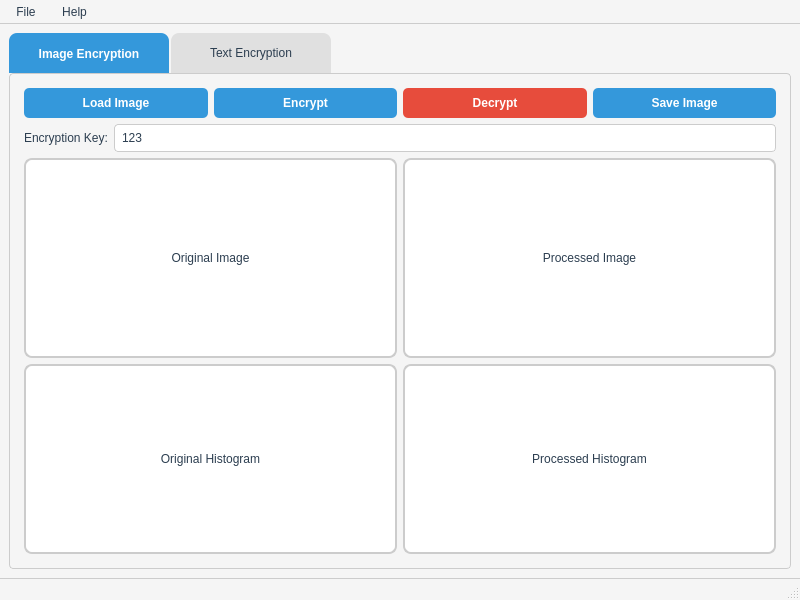
<?xml version="1.0" encoding="UTF-8"?>
<ui version="4.0">
 <class>MainWindow</class>
 <widget class="QMainWindow" name="MainWindow">
  <property name="geometry">
   <rect>
    <x>0</x>
    <y>0</y>
    <width>800</width>
    <height>600</height>
   </rect>
  </property>
  <property name="windowTitle">
   <string>Inkryptor - Encryption Tool</string>
  </property>
  <property name="windowIcon">
   <iconset>
    <normaloff>../../resources/icons/icon.png</normaloff>../../resources/icons/icon.png</iconset>
  </property>
  <property name="styleSheet">
   <string notr="true">
        QMainWindow {
          background-color: #F5F5F5;
          color: #2C3E50;
        }

        QTabWidget::pane {
          border: 1px solid #CCCCCC;
          border-radius: 4px;
          padding: 5px;
          background-color: #F5F5F5;
        }

        QTabBar::tab {
          background-color: #E0E0E0;
          color: #2C3E50;
          border-bottom-left-radius: 0px;
          border-bottom-right-radius: 0px;
          border-top-left-radius: 8px;
          border-top-right-radius: 8px;
          min-width: 140px;
          min-height: 30px;
          padding: 5px 10px;
          margin-right: 2px;
        }

        QTabBar::tab:selected {
          background-color: #3498DB;
          color: white;
          font-weight: bold;
          margin-bottom: -1px;
        }

        QPushButton {
          background-color: #3498DB;
          color: white;
          border-radius: 5px;
          padding: 8px 15px;
          min-width: 80px;
          font-weight: bold;
        }

        QPushButton:hover {
          background-color: #2980B9;
        }

        QPushButton:pressed {
          background-color: #1F618D;
        }

        QLabel {
          color: #2C3E50;
          font-size: 12px;
        }

        QLabel#lblOriginalImage, QLabel#lblProcessedImage,
        QLabel#lblOriginalHistogram, QLabel#lblProcessedHistogram {
          background-color: #FFFFFF;
          border: 2px solid #CCCCCC;
          border-radius: 8px;
        }

        QLineEdit, QSpinBox {
          background-color: #FFFFFF;
          color: #2C3E50;
          border: 1px solid #CCCCCC;
          border-radius: 4px;
          padding: 5px;
        }

        QTextEdit {
          background-color: #FFFFFF;
          color: #2C3E50;
          border: 1px solid #CCCCCC;
          border-radius: 4px;
          padding: 5px;
          font-family: Consolas, monospace;
          font-size: 12px;
        }

        QMenuBar {
          background-color: #F5F5F5;
          color: #2C3E50;
          border-bottom: 1px solid #CCCCCC;
        }

        QMenuBar::item {
          background-color: transparent;
          padding: 5px 10px;
        }

        QMenuBar::item:selected {
          background-color: #3498DB;
          color: white;
        }

        QMenu {
          background-color: #F5F5F5;
          color: #2C3E50;
          border: 1px solid #CCCCCC;
        }

        QMenu::item:selected {
          background-color: #3498DB;
          color: white;
        }

        QStatusBar {
          background-color: #F5F5F5;
          color: #2C3E50;
          border-top: 1px solid #CCCCCC;
        }

        #btnDecryptImage, #btnDecryptText {
          background-color: #E74C3C;
          color: white;
          border-radius: 5px;
          padding: 8px 15px;
          min-width: 80px;
          font-weight: bold;
        }

        #btnDecryptImage:hover, #btnDecryptText:hover {
          background-color: #C0392B;
        }

        #btnDecryptImage:pressed, #btnDecryptText:pressed {
          background-color: #A93226;
        }
      </string>
  </property>
  <widget class="QWidget" name="centralwidget">
   <layout class="QVBoxLayout" name="verticalLayout">
    <item>
     <widget class="QTabWidget" name="tabWidget">
      <property name="currentIndex">
       <number>0</number>
      </property>
      <widget class="QWidget" name="tabImage">
       <attribute name="title">
        <string>Image Encryption</string>
       </attribute>
       <layout class="QVBoxLayout" name="verticalLayout_2">
        <item>
         <layout class="QHBoxLayout" name="horizontalLayout">
          <item>
           <widget class="QPushButton" name="btnLoadImage">
            <property name="text">
             <string>Load Image</string>
            </property>
           </widget>
          </item>
          <item>
           <widget class="QPushButton" name="btnEncryptImage">
            <property name="text">
             <string>Encrypt</string>
            </property>
           </widget>
          </item>
          <item>
           <widget class="QPushButton" name="btnDecryptImage">
            <property name="text">
             <string>Decrypt</string>
            </property>
           </widget>
          </item>
          <item>
           <widget class="QPushButton" name="btnSaveImage">
            <property name="text">
             <string>Save Image</string>
            </property>
           </widget>
          </item>
         </layout>
        </item>
        <item>
         <layout class="QHBoxLayout" name="horizontalLayout_3">
          <item>
           <widget class="QLabel" name="labelKey">
            <property name="text">
             <string>Encryption Key:</string>
            </property>
           </widget>
          </item>
          <item>
           <widget class="QLineEdit" name="txtImageKey">
            <property name="text">
             <string>123</string>
            </property>
           </widget>
          </item>
         </layout>
        </item>
        <item>
         <layout class="QHBoxLayout" name="horizontalLayout_2">
          <item>
           <widget class="QLabel" name="lblOriginalImage">
            <property name="sizePolicy">
             <sizepolicy hsizetype="Expanding" vsizetype="Expanding">
              <horstretch>0</horstretch>
              <verstretch>0</verstretch>
             </sizepolicy>
            </property>
            <property name="minimumSize">
             <size>
              <width>300</width>
              <height>200</height>
             </size>
            </property>
            <property name="frameShape">
             <enum>QFrame::Box</enum>
            </property>
            <property name="text">
             <string>Original Image</string>
            </property>
            <property name="alignment">
             <set>Qt::AlignCenter</set>
            </property>
           </widget>
          </item>
          <item>
           <widget class="QLabel" name="lblProcessedImage">
            <property name="sizePolicy">
             <sizepolicy hsizetype="Expanding" vsizetype="Expanding">
              <horstretch>0</horstretch>
              <verstretch>0</verstretch>
             </sizepolicy>
            </property>
            <property name="minimumSize">
             <size>
              <width>300</width>
              <height>200</height>
             </size>
            </property>
            <property name="frameShape">
             <enum>QFrame::Box</enum>
            </property>
            <property name="text">
             <string>Processed Image</string>
            </property>
            <property name="alignment">
             <set>Qt::AlignCenter</set>
            </property>
           </widget>
          </item>
         </layout>
        </item>
        <item>
         <layout class="QHBoxLayout" name="horizontalLayout_4">
          <item>
           <widget class="QLabel" name="lblOriginalHistogram">
            <property name="sizePolicy">
             <sizepolicy hsizetype="Expanding" vsizetype="Expanding">
              <horstretch>0</horstretch>
              <verstretch>0</verstretch>
             </sizepolicy>
            </property>
            <property name="minimumSize">
             <size>
              <width>300</width>
              <height>150</height>
             </size>
            </property>
            <property name="frameShape">
             <enum>QFrame::Box</enum>
            </property>
            <property name="text">
             <string>Original Histogram</string>
            </property>
            <property name="alignment">
             <set>Qt::AlignCenter</set>
            </property>
           </widget>
          </item>
          <item>
           <widget class="QLabel" name="lblProcessedHistogram">
            <property name="sizePolicy">
             <sizepolicy hsizetype="Expanding" vsizetype="Expanding">
              <horstretch>0</horstretch>
              <verstretch>0</verstretch>
             </sizepolicy>
            </property>
            <property name="minimumSize">
             <size>
              <width>300</width>
              <height>150</height>
             </size>
            </property>
            <property name="frameShape">
             <enum>QFrame::Box</enum>
            </property>
            <property name="text">
             <string>Processed Histogram</string>
            </property>
            <property name="alignment">
             <set>Qt::AlignCenter</set>
            </property>
           </widget>
          </item>
         </layout>
        </item>
       </layout>
      </widget>
      <widget class="QWidget" name="tabText">
       <attribute name="title">
        <string>Text Encryption</string>
       </attribute>
       <layout class="QVBoxLayout" name="verticalLayout_3">
        <item>
         <layout class="QHBoxLayout" name="horizontalLayout_5">
          <item>
           <widget class="QLabel" name="labelShift">
            <property name="text">
             <string>Caesar Shift Key:</string>
            </property>
           </widget>
          </item>
          <item>
           <widget class="QSpinBox" name="spinShiftKey">
            <property name="minimum">
             <number>1</number>
            </property>
            <property name="maximum">
             <number>25</number>
            </property>
            <property name="value">
             <number>3</number>
            </property>
           </widget>
          </item>
          <item>
           <widget class="QPushButton" name="btnEncryptText">
            <property name="text">
             <string>Encrypt</string>
            </property>
           </widget>
          </item>
          <item>
           <widget class="QPushButton" name="btnDecryptText">
            <property name="text">
             <string>Decrypt</string>
            </property>
           </widget>
          </item>
          <item>
           <widget class="QPushButton" name="btnClearText">
            <property name="text">
             <string>Clear</string>
            </property>
           </widget>
          </item>
         </layout>
        </item>
        <item>
         <widget class="QLabel" name="label">
          <property name="text">
           <string>Original Text:</string>
          </property>
         </widget>
        </item>
        <item>
         <widget class="QTextEdit" name="txtOriginal">
          <property name="sizePolicy">
           <sizepolicy hsizetype="Expanding" vsizetype="Expanding">
            <horstretch>0</horstretch>
            <verstretch>1</verstretch>
           </sizepolicy>
          </property>
          <property name="placeholderText">
           <string>Enter text to encrypt/decrypt...</string>
          </property>
         </widget>
        </item>
        <item>
         <widget class="QLabel" name="label_2">
          <property name="text">
           <string>Processed Text:</string>
          </property>
         </widget>
        </item>
        <item>
         <widget class="QTextEdit" name="txtProcessed">
          <property name="sizePolicy">
           <sizepolicy hsizetype="Expanding" vsizetype="Expanding">
            <horstretch>0</horstretch>
            <verstretch>1</verstretch>
           </sizepolicy>
          </property>
          <property name="readOnly">
           <bool>true</bool>
          </property>
          <property name="placeholderText">
           <string>Encrypted/Decrypted text will appear here...</string>
          </property>
         </widget>
        </item>
       </layout>
      </widget>
     </widget>
    </item>
   </layout>
  </widget>
  <widget class="QMenuBar" name="menubar">
   <property name="geometry">
    <rect>
     <x>0</x>
     <y>0</y>
     <width>800</width>
     <height>26</height>
    </rect>
   </property>
   <widget class="QMenu" name="menuFile">
    <property name="title">
     <string>File</string>
    </property>
    <addaction name="actionExit"/>
   </widget>
   <widget class="QMenu" name="menuHelp">
    <property name="title">
     <string>Help</string>
    </property>
    <addaction name="actionAbout"/>
   </widget>
   <addaction name="menuFile"/>
   <addaction name="menuHelp"/>
  </widget>
  <widget class="QStatusBar" name="statusbar"/>
  <action name="actionExit">
   <property name="text">
    <string>Exit</string>
   </property>
  </action>
  <action name="actionAbout">
   <property name="text">
    <string>About</string>
   </property>
  </action>
 </widget>
 <resources/>
 <connections/>
</ui>
